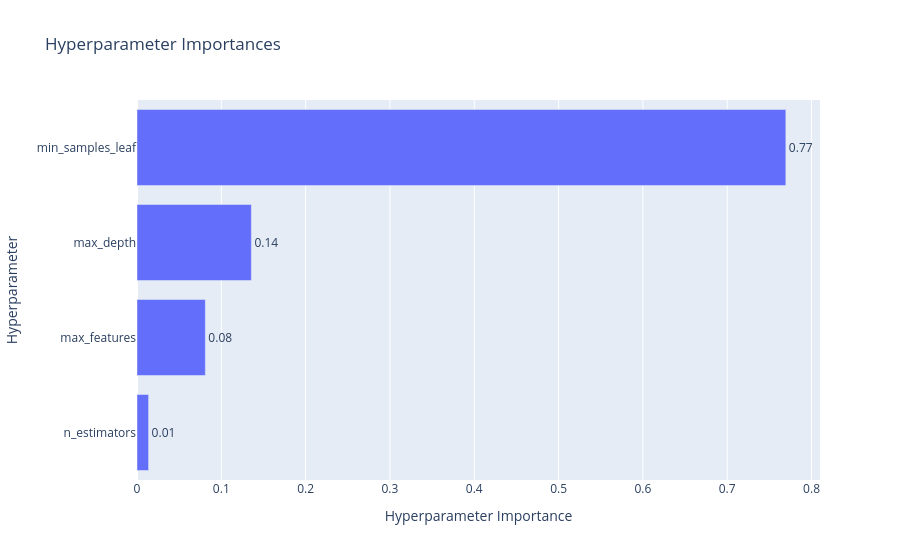

Source (notebook cell):
### Markdown cell above
**What to see in this plot:**

- The red line (best so far) rises steeply in the first ~20 trials and then plateaus.
  This is the map getting more accurate -- early on, Optuna is still exploring; later,
  it knows where the gold is and drills nearby.
- The dashed lines show Grid and Random Search baselines. Optuna typically matches or
  exceeds them, especially with more budget.
- Individual trial scores (blue dots) show high variance early on, then cluster near
  the optimum as the search focuses on the most promising region.

### Code cell
# Optuna: which hyperparameters matter most?
fig = optuna.visualization.plot_param_importances(study)
fig.show()

### Figure 1 — Plotly figure (JSON) as saved in the notebook; plotly's stock layout.template omitted (floating-point values rounded to 4 significant figures)
{"data": [{"cliponaxis": false, "hovertemplate": ["n_estimators (IntDistribution): 0.013749959977521617<extra></extra>", "max_features (FloatDistribution): 0.08104636254861067<extra></extra>", "max_depth (IntDistribution): 0.13565746297590114<extra></extra>", "min_samples_leaf (IntDistribution): 0.7695462144979666<extra></extra>"], "name": "Objective Value", "orientation": "h", "text": ["0.01", "0.08", "0.14", "0.77"], "textposition": "outside", "type": "bar", "x": [0.01375, 0.08105, 0.1357, 0.7695], "y": ["n_estimators", "max_features", "max_depth", "min_samples_leaf"]}], "layout": {"title": {"text": "Hyperparameter Importances"}, "xaxis": {"title": {"text": "Hyperparameter Importance"}}, "yaxis": {"title": {"text": "Hyperparameter"}}}}
